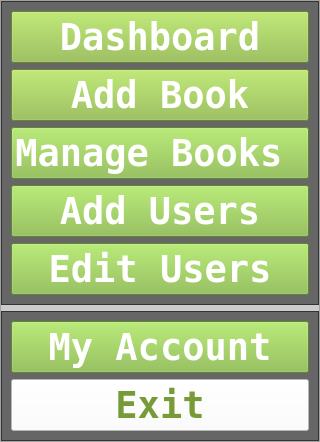
           <widget class="QWidget" name="leftMenuContainer" native="true">
            <property name="styleSheet">
             <string notr="true">background-color: transparent;</string>
            </property>
            <layout class="QVBoxLayout" name="verticalLayout_3">
             <property name="spacing">
              <number>7</number>
             </property>
             <property name="leftMargin">
              <number>0</number>
             </property>
             <property name="topMargin">
              <number>0</number>
             </property>
             <property name="rightMargin">
              <number>0</number>
             </property>
             <property name="bottomMargin">
              <number>0</number>
             </property>
             <item>
              <widget class="QFrame" name="leftMenuSubContainer">
               <property name="sizePolicy">
                <sizepolicy hsizetype="Preferred" vsizetype="Expanding">
                 <horstretch>0</horstretch>
                 <verstretch>0</verstretch>
                </sizepolicy>
               </property>
               <property name="styleSheet">
                <string notr="true">background-color:rgba(0,0,0,0.2);
</string>
               </property>
               <property name="frameShape">
                <enum>QFrame::StyledPanel</enum>
               </property>
               <property name="frameShadow">
                <enum>QFrame::Raised</enum>
               </property>
               <layout class="QVBoxLayout" name="verticalLayout_7">
                <property name="leftMargin">
                 <number>0</number>
                </property>
                <property name="topMargin">
                 <number>0</number>
                </property>
                <property name="rightMargin">
                 <number>0</number>
                </property>
                <property name="bottomMargin">
                 <number>0</number>
                </property>
                <item>
                 <widget class="QFrame" name="upperPartBtn">
                  <property name="sizePolicy">
                   <sizepolicy hsizetype="Preferred" vsizetype="Preferred">
                    <horstretch>0</horstretch>
                    <verstretch>0</verstretch>
                   </sizepolicy>
                  </property>
                  <property name="styleSheet">
                   <string notr="true">background-color:rgba(0,0,0,0.5)
</string>
                  </property>
                  <property name="frameShape">
                   <enum>QFrame::StyledPanel</enum>
                  </property>
                  <property name="frameShadow">
                   <enum>QFrame::Raised</enum>
                  </property>
                  <layout class="QVBoxLayout" name="verticalLayout_5">
                   <item>
                    <widget class="QPushButton" name="homeBtn">
                     <property name="font">
                      <font>
                       <family>NSimSun</family>
                       <pointsize>28</pointsize>
                       <weight>75</weight>
                       <bold>true</bold>
                       <kerning>true</kerning>
                      </font>
                     </property>
                     <property name="layoutDirection">
                      <enum>Qt::LeftToRight</enum>
                     </property>
                     <property name="autoFillBackground">
                      <bool>false</bool>
                     </property>
                     <property name="styleSheet">
                      <string notr="true">QPushButton:hover{
background-color:rgb(119, 156, 55);
color: rgb(255,255,255);

}
QPushButton{
background-color:rgb(143,188,66);
color:rgb(255,255,255);
}</string>
                     </property>
                     <property name="text">
                      <string>Dashboard</string>
                     </property>
                     <property name="icon">
                      <iconset>
                       <normaloff>../Images/icons8-home-96.png</normaloff>../Images/icons8-home-96.png</iconset>
                     </property>
                     <property name="iconSize">
                      <size>
                       <width>28</width>
                       <height>28</height>
                      </size>
                     </property>
                     <property name="default">
                      <bool>false</bool>
                     </property>
                     <property name="flat">
                      <bool>false</bool>
                     </property>
                    </widget>
                   </item>
                   <item>
                    <widget class="QPushButton" name="addBookBtn">
                     <property name="font">
                      <font>
                       <family>NSimSun</family>
                       <pointsize>28</pointsize>
                       <weight>75</weight>
                       <bold>true</bold>
                      </font>
                     </property>
                     <property name="styleSheet">
                      <string notr="true">
QPushButton:hover{
background-color:rgb(119, 156, 55);
color: rgb(255,255,255);
}

QPushButton{
background-color:rgb(143,188,66);
color:rgb(255,255,255);

}</string>
                     </property>
                     <property name="text">
                      <string>Add Book</string>
                     </property>
                     <property name="icon">
                      <iconset>
                       <normaloff>../Images/icons8-plus-30.png</normaloff>../Images/icons8-plus-30.png</iconset>
                     </property>
                     <property name="iconSize">
                      <size>
                       <width>35</width>
                       <height>35</height>
                      </size>
                     </property>
                     <property name="flat">
                      <bool>false</bool>
                     </property>
                    </widget>
                   </item>
                   <item>
                    <widget class="QPushButton" name="manageBooksBtn">
                     <property name="font">
                      <font>
                       <family>NSimSun</family>
                       <pointsize>28</pointsize>
                       <weight>75</weight>
                       <bold>true</bold>
                      </font>
                     </property>
                     <property name="styleSheet">
                      <string notr="true">
QPushButton:hover{
background-color:rgb(119, 156, 55);
color: rgb(255,255,255);
}

QPushButton{
background-color:rgb(134,188,66);
color:rgb(255,255,255);

}</string>
                     </property>
                     <property name="text">
                      <string>Manage Books </string>
                     </property>
                     <property name="icon">
                      <iconset>
                       <normaloff>../Images/icons8-books-50.png</normaloff>../Images/icons8-books-50.png</iconset>
                     </property>
                     <property name="iconSize">
                      <size>
                       <width>28</width>
                       <height>28</height>
                      </size>
                     </property>
                    </widget>
                   </item>
                   <item>
                    <widget class="QPushButton" name="addUsersBtn">
                     <property name="font">
                      <font>
                       <family>NSimSun</family>
                       <pointsize>28</pointsize>
                       <weight>75</weight>
                       <bold>true</bold>
                      </font>
                     </property>
                     <property name="styleSheet">
                      <string notr="true">
QPushButton:hover{
background-color:rgb(119, 156, 55);
color: rgb(255,255,255);
}

QPushButton{
background-color:rgb(134,188,66);
color:rgb(255,255,255);

}</string>
                     </property>
                     <property name="text">
                      <string>Add Users</string>
                     </property>
                     <property name="icon">
                      <iconset>
                       <normaloff>../Images/icons8-plus-30.png</normaloff>../Images/icons8-plus-30.png</iconset>
                     </property>
                     <property name="iconSize">
                      <size>
                       <width>35</width>
                       <height>35</height>
                      </size>
                     </property>
                    </widget>
                   </item>
                   <item>
                    <widget class="QPushButton" name="editUsersBtn">
                     <property name="font">
                      <font>
                       <family>NSimSun</family>
                       <pointsize>28</pointsize>
                       <weight>75</weight>
                       <bold>true</bold>
                      </font>
                     </property>
                     <property name="styleSheet">
                      <string notr="true">
QPushButton:hover{
background-color:rgb(119, 156, 55);
color: rgb(255,255,255);
}

QPushButton{
background-color:rgb(134,188,66);
color:rgb(255,255,255);

}</string>
                     </property>
                     <property name="text">
                      <string>Edit Users</string>
                     </property>
                     <property name="icon">
                      <iconset>
                       <normaloff>../Images/icons8-users-30.png</normaloff>../Images/icons8-users-30.png</iconset>
                     </property>
                     <property name="iconSize">
                      <size>
                       <width>30</width>
                       <height>30</height>
                      </size>
                     </property>
                    </widget>
                   </item>
                  </layout>
                 </widget>
                </item>
                <item alignment="Qt::AlignBottom">
                 <widget class="QFrame" name="lowerPartBtn">
                  <property name="styleSheet">
                   <string notr="true">background-color:rgba(0,0,0,0.5);


</string>
                  </property>
                  <property name="frameShape">
                   <enum>QFrame::StyledPanel</enum>
                  </property>
                  <property name="frameShadow">
                   <enum>QFrame::Raised</enum>
                  </property>
                  <layout class="QVBoxLayout" name="verticalLayout_6">
                   <item>
                    <widget class="QPushButton" name="myAccountBtn">
                     <property name="font">
                      <font>
                       <family>NSimSun</family>
                       <pointsize>28</pointsize>
                       <weight>75</weight>
                       <bold>true</bold>
                      </font>
                     </property>
                     <property name="styleSheet">
                      <string notr="true">
QPushButton:hover{
background-color:rgb(119, 156, 55);
color: rgb(255,255,255);
}

QPushButton{
background-color:rgb(134,188,66);
color:rgb(255,255,255);

}</string>
                     </property>
                     <property name="text">
                      <string>My Account</string>
                     </property>
                     <property name="icon">
                      <iconset>
                       <normaloff>../Images/icons8-my-account-50.png</normaloff>../Images/icons8-my-account-50.png</iconset>
                     </property>
                     <property name="iconSize">
                      <size>
                       <width>30</width>
                       <height>30</height>
                      </size>
                     </property>
                    </widget>
                   </item>
                   <item>
                    <widget class="QPushButton" name="exitBtn">
                     <property name="font">
                      <font>
                       <family>NSimSun</family>
                       <pointsize>28</pointsize>
                       <weight>75</weight>
                       <bold>true</bold>
                      </font>
                     </property>
                     <property name="styleSheet">
                      <string notr="true">

QPushButton:hover{
color:rgb(119, 156, 55);
background-color:rgb(202, 255, 196)
}
QPushButton{
color:rgb(119, 156, 55);
background-color:rgb(255,255,255);
}

</string>
                     </property>
                     <property name="text">
                      <string>Exit</string>
                     </property>
                     <property name="icon">
                      <iconset>
                       <normaloff>../Images/icons8-close-64.png</normaloff>../Images/icons8-close-64.png</iconset>
                     </property>
                     <property name="iconSize">
                      <size>
                       <width>30</width>
                       <height>30</height>
                      </size>
                     </property>
                    </widget>
                   </item>
                  </layout>
                 </widget>
                </item>
               </layout>
              </widget>
             </item>
            </layout>
           </widget>
